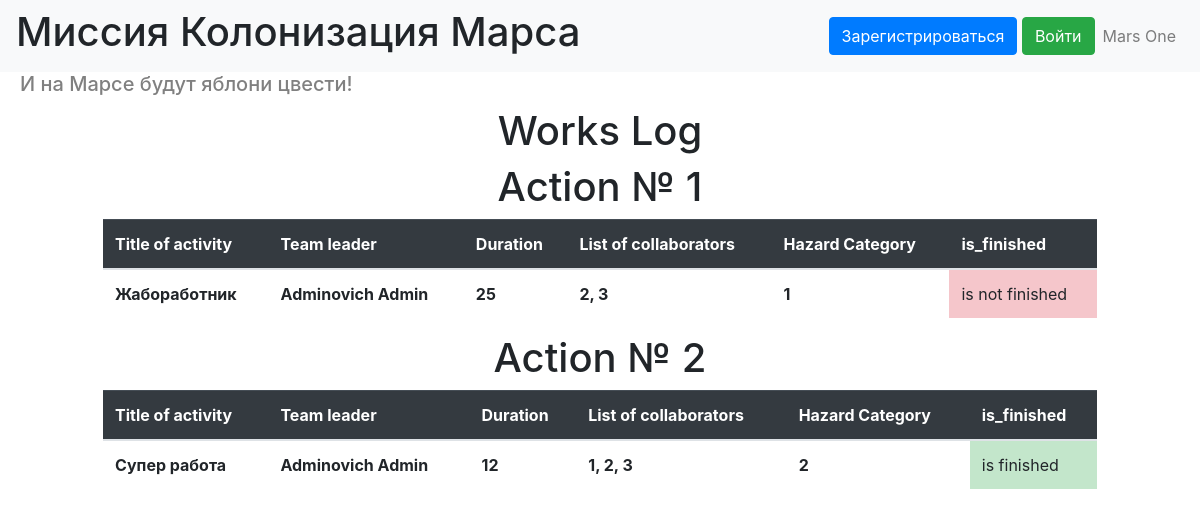
The page / on the database its author committed.
### data/jobs.py (models this page shows)
class Jobs(SqlAlchemyBase, SerializerMixin):
    __tablename__ = 'jobs'
    id = sqlalchemy.Column(sqlalchemy.Integer, primary_key=True, autoincrement=True)
    team_leader = sqlalchemy.Column(sqlalchemy.Integer, sqlalchemy.ForeignKey("users.id"))
    job = sqlalchemy.Column(sqlalchemy.String)
    work_size = sqlalchemy.Column(sqlalchemy.Integer)
    collaborators = sqlalchemy.Column(sqlalchemy.String)
    start_date = sqlalchemy.Column(sqlalchemy.DateTime, default=datetime.datetime.now)
    end_date = sqlalchemy.Column(sqlalchemy.DateTime, default=datetime.datetime.now)
    is_finished = sqlalchemy.Column(sqlalchemy.Boolean)
    user = orm.relation('User')
    categories = orm.relation("Category",
                              secondary="association",
                              backref="jobs")

### main.py (the view)
@app.route("/")
def main_page():
    db_sess = db_session.create_session()
    jobs = db_sess.query(Jobs).all()
    data = [{'Title of activity': item.job,
             'Team leader': f"{db_sess.query(User).filter(User.id == item.team_leader).first().surname} "
                            f"{db_sess.query(User).filter(User.id == item.team_leader).first().name}",
             'Duration': item.work_size, 'List of collaborators': item.collaborators,
             'Hazard Category': db_sess.query(Category).filter(Category.id == item.id).first().id,
             'is_finished': item.is_finished}
            for item in jobs]
    return render_template("main_page.html", title="Главная страница", data=data)

### data/db_session.py (called while the page is built)
def create_session() -> Session:
    global __factory
    return __factory()

### templates/main_page.html
{% extends "base.html" %}
{% block content %}
    <form action="">
        <h1>Works Log</h1>
        {% for info in data %}
            <h1>Action № {{ loop.index }}</h1>
            <table class="table">
                <thead class="table-dark">
                    <tr>
                        {% for key in info.keys() %}
                            <th scope="col">{{ key }}</th>
                        {% endfor %}
                    </tr>
                </thead>
                <tbody>
                    <tr>
                        {% for value in info.values() %}
                            {% if loop.index == 6 %}
                                {% if not value %}
                                    <td class="table-danger">is not finished</td>
                                {% else %}
                                    <td class="table-success">is finished</td>
                                {% endif %}
                            {% else %}
                                <th scope="row">{{ value }}</th>
                            {% endif %}
                        {% endfor %}
                    </tr>
                </tbody>
            </table>
        {% endfor %}
    </form>
{% endblock %}

### templates/base.html (shortened to what this page needs)
<!doctype html>
    <html lang="en">
    <head>
        <link rel="stylesheet" type="text/css" href="/static/css/style.css">
        <link rel="stylesheet"
              href="https://stackpath.bootstrapcdn.com/bootstrap/4.4.1/css/bootstrap.min.css"
>
    </head>
    <body>
        <header>
            <nav class="navbar navbar-expand-md navbar-light bg-light">
                <div class="collapse navbar-collapse" id="navbarNav">
                    <ul class="navbar-nav mr-auto">
                        <li class="nav-item active">
                            <h1>Миссия Колонизация Марса</h1>
                        </li>
                    </ul>
                    <ul class="navbar-nav">
                        <li class="nav-item">
                            {% if current_user.is_authenticated %}
                                <a class="navbar-brand" href="/logout">{{ current_user.name }}</a>
                            {% else %}
                                <a class="btn btn-primary " href="/register">Зарегистрироваться</a>
                                <a class="btn btn-success" href="/login">Войти</a>
                            {% endif %}
                        </li>
                    </ul>
                    <ul class="navbar-nav">
                        <li class="nav-item">
                            <a class="nav-link" href="#">Mars One</a>
                        </li>
                    </ul>
                </div>
            </nav>
        </header>
        <h5>И на Марсе будут яблони цвести!</h5>
        <main role="main" class="container">
            {% block content %}{% endblock %}
        </main>
    </body>
</html>

### static/css/style.css (style rules this page uses)
h5 { color: #808080; margin-left: 20px; }
h1 { text-align: center; }
form { margin-left: auto; margin-right: auto; max-width: 1000px; padding: 3px; }

### rows shown on the page
Jobs: keys "Title of activity" "Team leader" "Duration" "List of collaborators" "Hazard Category" "is_finished", job "Жабоработник", values "Adminovich Admin" "25" "1", collaborators "2, 3"
Jobs: keys "Title of activity" "Team leader" "Duration" "List of collaborators" "Hazard Category" "is_finished", job "Супер работа", values "Adminovich Admin" "12" "2", collaborators "1, 2, 3"
